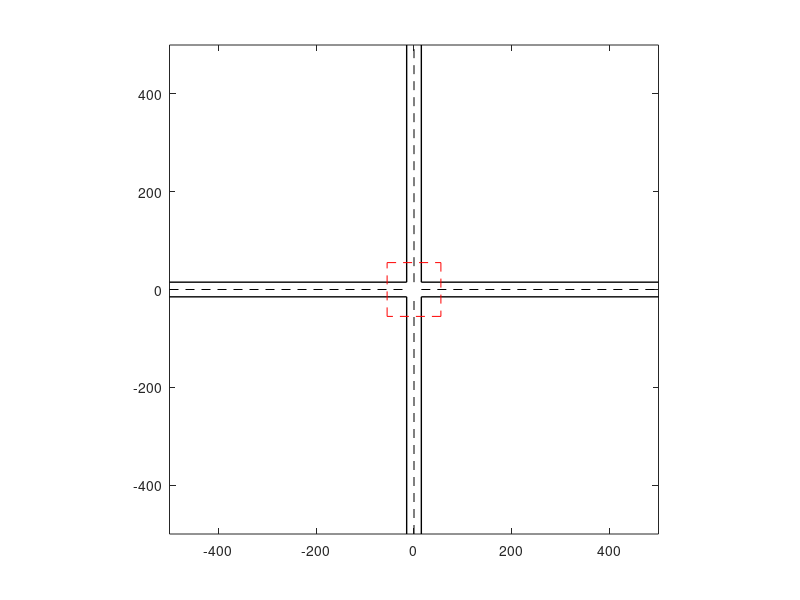

The MATLAB script that drew this image: (Note: this script raises an error after producing the figure.)
% this is for Centralized MILP at unsig_int_1

function MILP_unsig_int_1_plotBGIMAGE()
close all

global p1
global p1_color
global p2
global p2_color

% parameter from YR's paper
Len = 500;      % distance between subscription point and centre of intersection    
S = 30;         % size of merging zone
d = 40;         % distance between access point and merging zone
centre = 0;     % centre = (x,y) = (0,0)

roadLineWidth = 1;
centreLineWidth = 0.5; 

% plot the road line
plot([centre + S/2, centre + S/2],[S/2, Len],'k', 'linewidth', roadLineWidth)
hold on
plot([centre + S/2, centre + S/2],[-S/2, -Len],'k', 'linewidth', roadLineWidth)
hold on
plot([centre - S/2, centre - S/2],[S/2, Len],'k', 'linewidth', roadLineWidth)
hold on
plot([centre - S/2, centre - S/2],[-S/2, -Len],'k', 'linewidth', roadLineWidth)
hold on
plot([centre + S/2, centre + Len], [S/2, S/2],'k', 'linewidth', roadLineWidth)
hold on
plot([centre - S/2, centre - Len],[S/2, S/2],'k', 'linewidth', roadLineWidth)
hold on
plot([centre + S/2, centre + Len], [-S/2, -S/2],'k', 'linewidth', roadLineWidth)
hold on
plot([centre - S/2, centre - Len],[-S/2, -S/2],'k', 'linewidth', roadLineWidth)
hold on

% plot the centerline
plot([-Len, centre-S/2],[centre,centre],'--k', 'linewidth', centreLineWidth)
hold on 
plot([centre+S/2, centre+Len],[centre,centre],'--k', 'linewidth', centreLineWidth)
hold on 
plot([centre, centre],[S/2, Len],'--k', 'linewidth', centreLineWidth)
hold on 
plot([centre, centre],[-Len, -S/2],'--k', 'linewidth', centreLineWidth)
hold on

% plot the access area's lines
dis_from_centre = centre + S/2 + d;
plot([dis_from_centre, dis_from_centre],[dis_from_centre,-dis_from_centre],'--r', 'linewidth', centreLineWidth)
hold on
plot([dis_from_centre, -dis_from_centre],[-dis_from_centre,-dis_from_centre],'--r', 'linewidth', centreLineWidth)
hold on 
plot([-dis_from_centre, -dis_from_centre],[-dis_from_centre,dis_from_centre],'--r', 'linewidth', centreLineWidth)
hold on 
plot([-dis_from_centre, dis_from_centre],[dis_from_centre,dis_from_centre],'--r', 'linewidth', centreLineWidth)
hold on 

% map size
axis([-Len, Len, -Len, Len])
axis('square')
%
% plot the vehicles
N = 1001;
y = zeros(N, N) + 1000; %1000: number of CAVs
p1 = plot(y,'o','MarkerSize',5);
p2 = plot(y,'o', 'MarkerSize',5);
p1_color = zeros(N, 1); % check if a CAV has determined its color
p2_color = zeros(N, 1); % check if a CAV has determined its color
hold on

% vehicle legend
LH(1) = plot(nan, nan, 'o', 'MarkerSize',5,'MarkerEdgeColor',[0 0.4470 0.7410],...
    'MarkerFaceColor',[0 0.4470 0.7410]);
LH(2) = plot(nan, nan, 'o', 'MarkerSize',5,'MarkerEdgeColor',[0.8500 0.3250 0.0980],...
    'MarkerFaceColor',[0.8500 0.3250 0.0980]);
LH(3) = plot(nan, nan, 'o', 'MarkerSize',5,'MarkerEdgeColor',[0.9290 0.6940 0.1250],...
    'MarkerFaceColor',[0.9290 0.6940 0.1250]);
LH(4) = plot(nan, nan, 'o', 'MarkerSize',5,'MarkerEdgeColor',[0.4940 0.1840 0.5560],...
    'MarkerFaceColor',[0.4940 0.1840 0.5560]);

L(1) = "vehicle from West";
L(2) = "vehicle from South";
L(3) = "vehicle from East";
L(4) = "vehicle from North";

legend(LH, L);
end